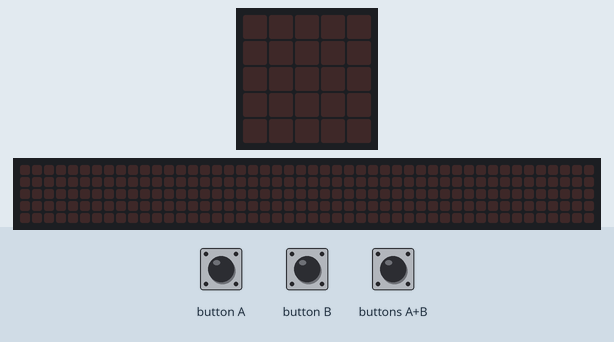
This program was run on a simulated BBC micro:bit (MakeCode). On the bench: the board's 5×5 LED display, a strip that is not on the board, showing the scrolling text unrolled. Inputs (shaded band) come from the test bench. The 48×5 strip is a reading aid, not a part: it shows the text the display is scrolling, unrolled, one strip-width of it at a time.

Above: at 1.2 s.
1.3 s: buttons A+B pressed for 0.15 s
At 2.0 s:
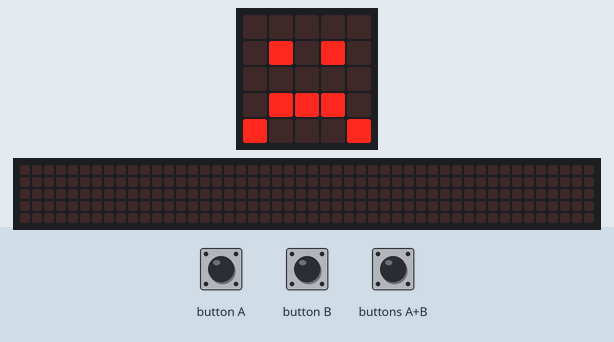
At 7.5 s:
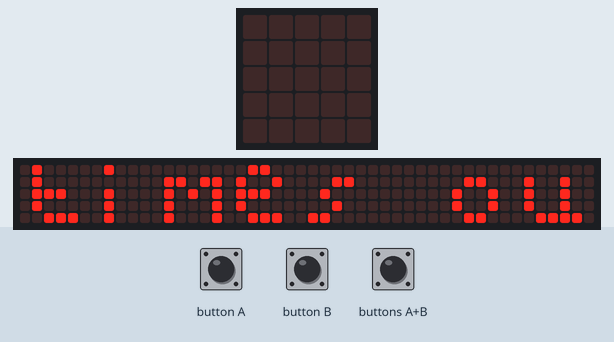
Timing chart, 0 to 9.0 s (numbered marks = the images above; inputs shaded):
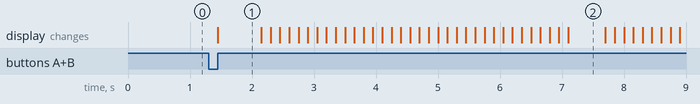

Measured:
- after the input at 1.3 s, the display: changes after 0.15 s (image 1)
- what the display in image 1 shows lasts 0.7 s, from 1.5 s to 2.2 s
- what the display in image 2 shows lasts 0.6 s, from 7.1 s to 7.7 s

The program:

main.ts
```typescript
// 1.每按一下Abutton计数+1
// 2.显示计数
input.onButtonPressed(Button.A, function () {
    计数 += 1
    basic.showNumber(计数)
})
// 1.计数会倒数直到计数=0
// 2.显示图标
// 3.显示times out
input.onButtonPressed(Button.AB, function () {
    倒数 = 计数
    for (let index = 0; index < 倒数; index++) {
        计数 += -1
        basic.showNumber(计数)
    }
    basic.showIcon(IconNames.Sad)
    basic.pause(100)
    basic.showString("times out")
    basic.pause(100)
})
// 1.每按一下Bbutton计数+2
// 2.显示计数
input.onButtonPressed(Button.B, function () {
    计数 += 2
    basic.showNumber(计数)
})
// 1.设置变量-计数、倒数
// 2.清空屏幕
let 计数 = 0
let 倒数 = 0
倒数 = 0
计数 = 0
basic.clearScreen()
```

test.ts
```typescript
// 在此处测试；当此软件包作为插件使用时，将不会编译此软件包。
```
